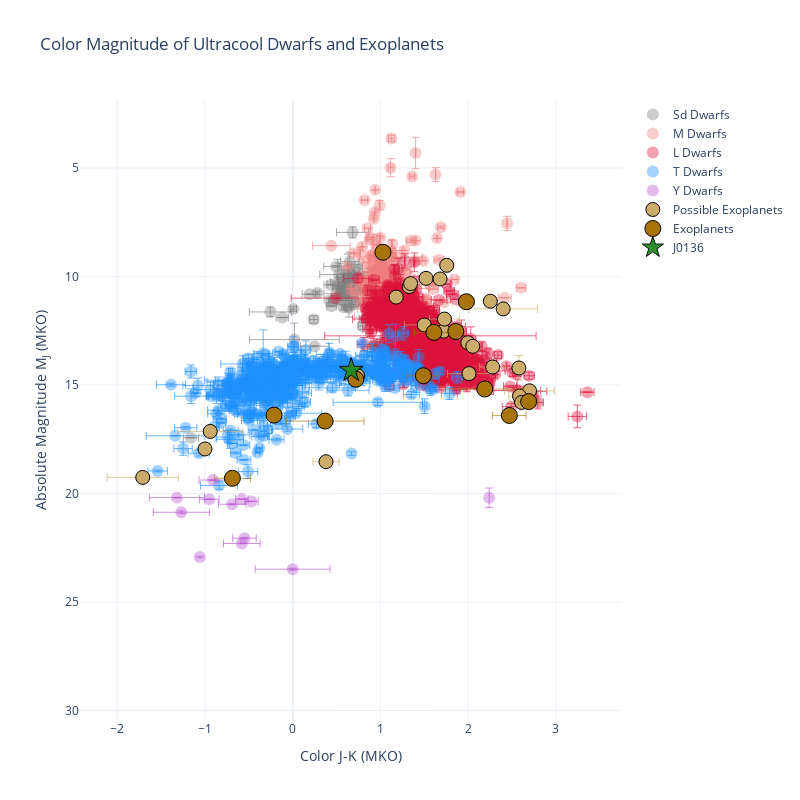

Notebook code cell kept with this figure:
### Code cell
def format_references(row):
    refs = []
    if incl_refs:
        refs.append(f"<i>J Ref:</i> {row['ref_J_MKO']}" if pd.notna(row['ref_J_MKO']) else "")
        refs.append(f"<i>K Ref:</i> {row['ref_K_MKO']}" if pd.notna(row['ref_K_MKO']) else "")
        if pd.notna(row['plx_formula']):
            refs.append(f"<i>Parallax Ref:</i> {row['ref_plx_formula']}" if pd.notna(row['ref_plx_formula']) else "")
        elif pd.notna(row['dist_formula']):
            refs.append(f"<i>Distance Ref:</i> {row['dist_formula_source']}" if pd.notna(row['dist_formula_source']) else "")
    return "<br>".join(filter(None, refs))  # Remove empty strings


# Function to add scatter traces to Plotly figure
fig = go.Figure()

# Function to add scatter traces to Plotly figure
def add_scatter_trace(x, y, size, color, opacity, label, hover_text, edgecolor=None, marker_symbol=None, x_err=None, y_err=None):
    fig.add_trace(go.Scatter(
        x=x, y=y,
        mode='markers',
        marker=dict(
            size=size, color=color, opacity=opacity,
            line=dict(width=1, color=edgecolor) if edgecolor else None,
            symbol=marker_symbol
        ),
        name=label,
        text=hover_text,
        hoverinfo="text",
        error_x=dict(
            type='data',
            array=x_err,
            visible=plot_unc,
            thickness=0.65
        ) if x_err is not None else None,
        error_y=dict(
            type='data',
            array=y_err,
            visible=plot_unc,
            thickness=0.65
        ) if y_err is not None else None,
        showlegend=True
    ))

# Add brown dwarfs by spectral type
for spec_type, color in zip(specTypes, specColor):
    mask = (uc.exoplanet == 0) & (uc['spectype'] == spec_type) & (~uc['name'].isin(inspected))

    add_scatter_trace(
        x=uc['color'][mask],
        y=uc['absMag'][mask],
        x_err=uc['color_err'][mask] if plot_unc else None,
        y_err=uc['absMag_err'][mask] if plot_unc else None,
        size=12,
        color=color,
        opacity=0.4,
        label=f'{spec_type} Dwarfs',
        hover_text=[
            (
                f"<b>{row['name']}</b><br>"
                f"Color: {row['color']:.2f} ± {row['color_err']:.2f}<br>"
                f"Abs Mag: {row['absMag']:.2f} ± {row['absMag_err']:.2f}<br>"
                f"{format_references(row)}"
            )
            for _, row in uc[mask].iterrows()
        ]

    )

if showExoplanets==True:
    # Add possible exoplanets
    add_scatter_trace(
        uc['color'][uc.exoplanet == 1],
        uc['absMag'][uc.exoplanet == 1],
        x_err=uc['color_err'][uc.exoplanet == 1] if plot_unc else None,
        y_err=uc['absMag_err'][uc.exoplanet == 1] if plot_unc else None,
        size=14,
        color='#cbac6b',
        opacity=1.0,
        label="Possible Exoplanets",
        hover_text=[
            (
                f"<b>{row['name']}</b><br>"
                f"Color: {row['color']:.2f}" + (f" ± {row['color_err']:.2f}" if plot_unc and pd.notna(row.get('color_err')) else "") + "<br>"
                f"Abs Mag: {row['absMag']:.2f}" + (f" ± {row['absMag_err']:.2f}" if plot_unc and pd.notna(row.get('absMag_err')) else "") + "<br>"
                f"{format_references(row)}"
            )
            for _, row in uc[uc.exoplanet == 1].iterrows()
        ],
        edgecolor="black"
    )

    # Add exoplanets
    add_scatter_trace(
        uc['color'][uc.exoplanet == 2],
        uc['absMag'][uc.exoplanet == 2],
        x_err=uc['color_err'][uc.exoplanet == 2] if plot_unc else None,
        y_err=uc['absMag_err'][uc.exoplanet == 2] if plot_unc else None,
        size=16,
        color='#a87409',
        opacity=1.0,
        label="Exoplanets",
        hover_text=[
            (
                f"<b>{row['name']}</b><br>"
                f"Color: {row['color']:.2f}" + (f" ± {row['color_err']:.2f}" if plot_unc and pd.notna(row.get('color_err')) else "") + "<br>"
                f"Abs Mag: {row['absMag']:.2f}" + (f" ± {row['absMag_err']:.2f}" if plot_unc and pd.notna(row.get('absMag_err')) else "") + "<br>"
                f"{format_references(row)}"
            )
            for _, row in uc[uc.exoplanet == 2].iterrows()
        ],
        edgecolor="black"
    )

# Add inspected objects
for case, label, color in zip(inspected, inspectLabel, inspectColor):
    add_scatter_trace(
        uc['color'][uc.name == case],
        uc['absMag'][uc.name == case],
        x_err=uc['color_err'][uc.name == case] if plot_unc else None,
        y_err=uc['absMag_err'][uc.name == case] if plot_unc else None,
        size=18,
        color=color,
        opacity=0.95,
        label=label,
        hover_text=[
            (
                f"<b>{row['name']}</b><br>"
                f"Color: {row['color']:.2f}" + (f" ± {row['color_err']:.2f}" if plot_unc and pd.notna(row.get('color_err')) else "") + "<br>"
                f"Abs Mag: {row['absMag']:.2f}" + (f" ± {row['absMag_err']:.2f}" if plot_unc and pd.notna(row.get('absMag_err')) else "") + "<br>"
                f"{format_references(row)}"
            )
            for _, row in uc[uc.name == case].iterrows()
        ],
        edgecolor="black",
        marker_symbol='star'
    )


# Customize layout
fig.update_layout(
    title="Color Magnitude of Ultracool Dwarfs and Exoplanets",
    xaxis_title="Color J-K (MKO)",
    yaxis_title="Absolute Magnitude M<sub>J</sub> (MKO)",
    template='plotly_white',
    autosize=False,
    width=800,
    height=800,
    legend=dict(
        traceorder='normal',
        font=dict(
            size=12,),
    ),
)

# Invert y-axis to mimic HR diagram style
fig.update_yaxes(autorange="reversed")

if custom_objects:
    for j_mag, jk_color, color, label in zip(j_mags, jk_colors, colors, labels):
        add_scatter_trace(
            x=[jk_color],
            y=[j_mag],
            size=14,
            color=color,
            opacity=1.0,
            label=label,
            hover_text=[
                f"<b>{label}</b><br>Color: {jk_color:.2f}<br>Abs Mag: {j_mag:.2f}"
            ],
            edgecolor="black",
            marker_symbol='x'
        )

if annotateCloudDevs==True:
    # Add arrows for annotations
    for start, stop, color in zip(arrowstart, arrowstop, arrowcolors):
        fig.add_annotation(
            x=stop[0],
            y=stop[1],
            ax=start[0],
            ay=start[1],
            xref="x",
            yref="y",
            axref="x",
            ayref="y",
            showarrow=True,
            arrowhead=2,
            arrowsize=1,
            arrowwidth=1,
            arrowcolor=color,
        )

    # Add annotations for cloud formation
    for (label, coord, color, align) in zip(labelWords, labelCoords, arrowcolors, labelAlign):
        fig.add_annotation(
            x=coord[0],
            y=coord[1],
            text=label,
            showarrow=False,
            font=dict(color=color, size=11),
            align=align
        )

if add_custom_point:  
    # Define properties of the point
    J_mag = 14.385
    K_mag = 13.665
    color_val = J_mag - K_mag
    color_err = np.sqrt(0.006**2 + 0.006**2)
    absMag_err = 0.006  

    hover_text = (
        f"<b>Custom Target</b><br>"
        f"Color: {color_val:.3f} ± {color_err:.3f}<br>"
        f"Abs Mag: {J_mag:.3f} ± {absMag_err:.3f}<br>"
    )
    
    # Example coordinates of your point
    target_x = color_val     # J–K color
    target_y = J_mag    # Absolute J magnitude

    add_scatter_trace(
        x=[color_val],
        y=[J_mag],
        size=14,
        color='hotpink',
        opacity=1.0,
        label="Custom Entry",
        hover_text=[hover_text],
        edgecolor='black',
        marker_symbol='x',
        x_err=[color_err] if plot_unc else None,
        y_err=[absMag_err] if plot_unc else None
    )

fig.write_html(f"Images/Interactive_ColorMagUC_{'-'.join(inspectLabel)}.html")
fig.show()
